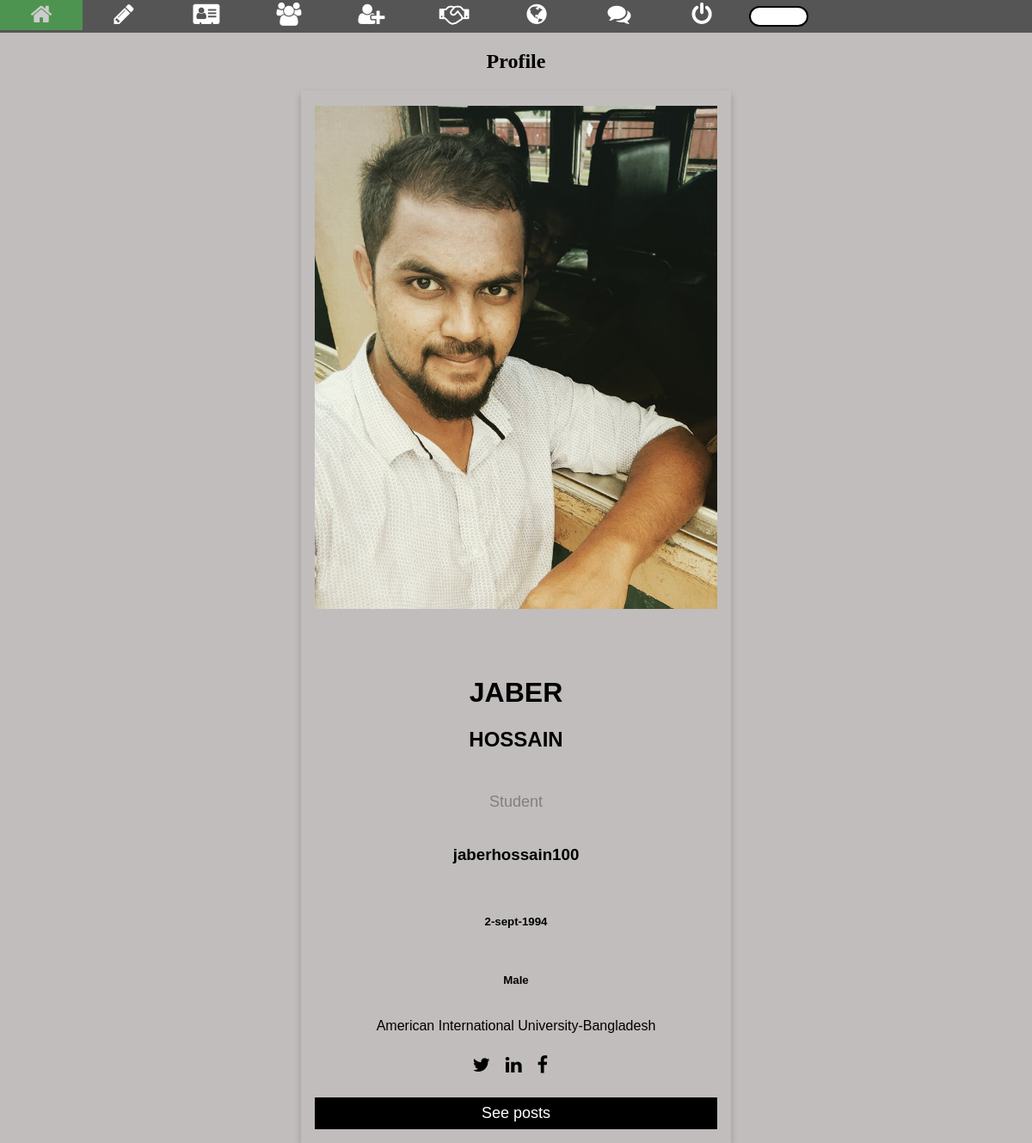
/user/visit_profile.php?id=31 (signed in), run on the app's committed database.
### tables this page shows
CREATE TABLE `userprofile` (
  `PROFILE_ID` int(11) NOT NULL,
  `USER_ID` int(11) NOT NULL,
  `PHONE_NO` varchar(15) DEFAULT NULL,
  `IMAGE` text,
  `ADDRESS` text
);

CREATE TABLE `user_info` (
  `USER_ID` int(11) NOT NULL,
  `FIRST_NAME` varchar(30) NOT NULL,
  `LAST_NAME` varchar(30) NOT NULL,
  `USER_NAME` varchar(50) NOT NULL,
  `USER_TYPE` varchar(15) NOT NULL,
  `EMAIL` varchar(50) NOT NULL,
  `PASSWORD` varchar(30) NOT NULL,
  `ADDED_TIME` varchar(25) NOT NULL,
  `GENDER` varchar(10) NOT NULL,
  `DOB` varchar(20) NOT NULL
);

### database/db_fun.php (called while the page is built, shortened)
<?php
	function getJSONFromDB($sql){
		$conn = mysqli_connect("localhost","root","","social");
		$result = mysqli_query($conn, $sql)or die(mysqli_error($conn));
		$arr=array();
		while($row = mysqli_fetch_assoc($result)) {
			$arr[]=$row;
		}
		return json_encode($arr);
	}
?>

### user/visit_profile.php (the view, shortened to what this page needs)
<!DOCTYPE html>
<html>
	<head>
		<link rel="stylesheet" type="text/css" href= "css/user_profile_design.css" />
	</head>
<link rel="stylesheet" href="https://cdnjs.cloudflare.com/ajax/libs/font-awesome/4.7.0/css/font-awesome.min.css">
<body style="background-color:#C0BDBC"">
<div class="icon-bar">
	  <a class="active" href="../index.php"><i class="fa fa-home"></i></a>
	  <a href="../post/post.php"><i class="fa fa-pencil"></i></a>
	  <a href="../user/user_profile.php"><i class="fa fa-vcard"></i></a>
	  <a href="../user/friend.php"><i class="fa fa-users"></i></a>
	  <a href="../user/find_friend.php"><i class="fa fa-user-plus"></i></a>
	  <a href="../user/request.php"><i class="fa fa-handshake-o"></i></a>
	  <a href=""><i class="fa fa-globe"></i></a>
	  <a href=""><i class="fa fa-comments"></i></a>
	  <a href="../logout/logout.php"><i class="fa fa-power-off"></i></a>
	  <input type="text" name="search" " placeholder= " Search...">
</div>
</html>
<html>
<head>
</head>
<body>
<?php
echo '<h2 style="text-align:center">Profile</h2>';
echo '<div class="card">';
 echo ' <div class="container">';
if(isset($_SESSION["USERID"]) && $_SESSION["USERTYPE"]){
			require("../database/db_fun.php");
			$destination  = "../profile_picture/".$_REQUEST["id"].".jpg";
				echo '<form action="add.php" method="post">';
			if(file_exists($destination)){
				echo '<br><img src="'.$destination.'" alt="icon"  height=100% style="width:100%">'."<br><br>";
			}else{
				echo '<br><img src="../profile_picture/noimage.png" alt="icon"  height=100% style="width:100%" >'."<br><br>";
			}
		}
			$myid = $_SESSION["USERID"];
			$friendid=$_REQUEST["id"];
			$jsonData = getJSONFromDB("select status from friend_table WHERE TID =".$myid." and FID =".$friendid." or TID =".$friendid." and FID =".$myid."");
			$jsn=json_decode($jsonData);
		foreach($jsn as $v)
			{
		if($v->status == "FRIENDS")
		{
			$check = "hidden";
		}
		  else if($v->status == "NOTFRIENDS")
		{
		  $check = 'hidden';
		  echo '<h4>Request Sent<h4>';
		}
		  echo'<input type="'.$check.'" style="width:400px; height: 35px; text-align: center;
			background-color: black; font-weight: bold; color:gray; opacity: 0.8;" name = "visitbutton" value= "Add Friend" /><br><br>';
			}
		  echo '</form>';
$joiningQuery = "SELECT * FROM user_info  INNER JOIN userprofile on user_info.USER_ID = userprofile.USER_ID
						WHERE user_info.USER_ID = '".$_REQUEST["id"]."'";
		$jsonData =  getJSONFromDB($joiningQuery);
		$jsn=json_decode($jsonData);
echo strtoupper("<h1>".$jsn[0]->FIRST_NAME."</h1><h2> ".$jsn[0]->LAST_NAME."</br>"."</br></h2>");
  echo '  <p class="title">Student</p>';
    echo '  <p class="title">';
  echo "<h3></br> ".$jsn[0]->EMAIL."</br>"."</br></h3>";
  echo "<h5></br> ".$jsn[0]->DOB."</br>"."</br></h5>";
  echo "<h5></br> ".$jsn[0]->GENDER."</br>"."</br></h5>";
  echo '  <p>American International University-Bangladesh</p>';
  echo '  <div style="margin: 24px 0;">';
   echo '   <a href="https://www.twitter.com"><i class="fa fa-twitter"></i></a> &nbsp&nbsp';
   echo '   <a href="https://www.facebook.com"><i class="fa fa-linkedin"></i></a> &nbsp&nbsp ';
    echo '  <a href="https://www.facebook.com"><i class="fa fa-facebook"></i></a> &nbsp&nbsp';
   echo '</div>';
  echo '<p><button>See posts</button></p>';
  echo '</div>';
echo '</div>';
?>
</body>
</html>

### css/user_profile_design.css (style rules this page uses)
body { background-color: black }

### user/visit_profile.php (style rules this page uses)
body { margin:0; }
.icon-bar { width: 100%; background-color: #555; overflow: auto; }
.icon-bar a { float: left; width: 8%; text-align: center; padding: 2px 0; transition: all 0.3s ease; color: white; font-size: 27px; }
.active { background-color: #4CAF50 !important; }
input[type=text] { width:10px; box-sizing:border-box; border: 2px solid black; border-radius:20px; font-size:15px; background-color:white; padding: 10px 25px 10px 40px; -webkit-transition: width 0.4s ease-in-out; transition: width 0.4s ease-in-out; height:18px; margin:7px; }
.card { box-shadow: 0 4px 8px 0 rgba(0, 0, 0, 0.2); max-width: 500px; margin: auto; text-align: center; font-family: arial; }
.container { padding: 0 16px; }
.container::after { content: ""; clear: both; display: table; }
.title { color: grey; font-size: 18px; }
button { border: none; outline: 0; display: inline-block; padding: 8px; color: white; background-color: #000; text-align: center; cursor: pointer; width: 100%; font-size: 18px; }
a { text-decoration: none; font-size: 22px; color: black; }

### data on the page
userprofile: USER_ID.LAST_NAME "JABER HOSSAIN", USER_ID.EMAIL "jaberhossain100", USER_ID.DOB "2-sept-1994", USER_ID.GENDER "Male"
